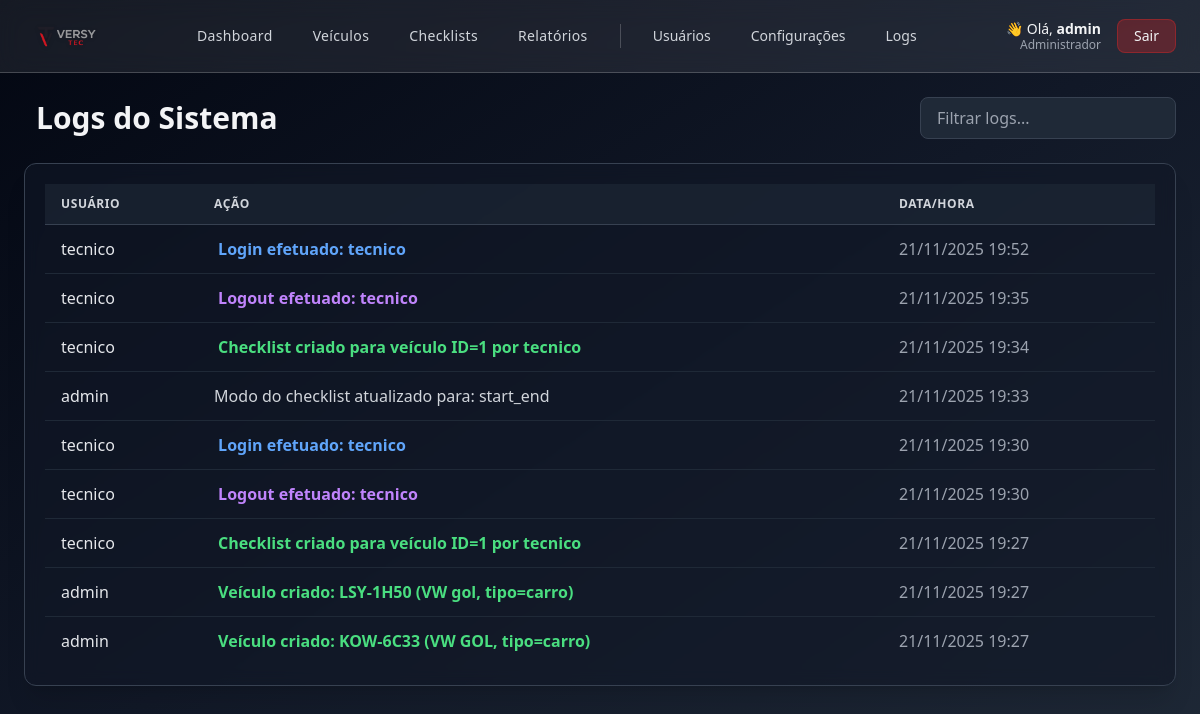
The app's page /logs (signed in) with its own data.
### app.py (models this page shows, shortened)
class User(UserMixin, db.Model):
    __tablename__ = "user"
    id = db.Column(db.Integer, primary_key=True)
    username = db.Column(db.String(80), unique=True, nullable=False)
    password_hash = db.Column(db.String(255), nullable=False)
    is_admin_legacy = db.Column("is_admin", db.Boolean, default=False)
    role = db.Column(db.String(20), default=None)
    @property
    def is_admin(self):
        if self.role is None:
            return bool(self.is_admin_legacy)
        return self.role == "admin"
    @property
    def is_supervisor(self):
        return self.role == "supervisor"
    @property
    def is_tech(self):
        if self.role is None and not self.is_admin_legacy:
            return True
        return self.role == "tech"

class Log(db.Model):
    __tablename__ = "log"
    id = db.Column(db.Integer, primary_key=True)
    usuario = db.Column(db.String(100), nullable=False)
    acao = db.Column(db.String(255), nullable=False)
    data_hora = db.Column(db.DateTime, default=datetime.utcnow)

### app.py (the view)
@app.route("/logs")
@admin_required
def logs():
    registros = Log.query.order_by(Log.data_hora.desc()).all()
    return render_template("logs.html", registros=registros)

### app.py (called while the page is built)
@login_manager.user_loader
def load_user(uid):
    return User.query.get(int(uid))

def admin_required(view):
    @wraps(view)
    def wrapper(*args, **kwargs):
        if not current_user.is_authenticated:
            return redirect(url_for("login"))
        if not current_user.is_admin:
            flash("Acesso restrito ao administrador.", "error")
            if current_user.is_supervisor:
                return redirect(url_for("dashboard"))
            return redirect(url_for("checklist_mobile"))
        return view(*args, **kwargs)
    return wrapper

@app.context_processor
def inject_role_flags():
    return dict(
        ROLE_ADMIN=(current_user.is_authenticated and current_user.is_admin),
        ROLE_SUPERVISOR=(current_user.is_authenticated and current_user.is_supervisor),
        ROLE_TECH=(current_user.is_authenticated and current_user.is_tech)
    )

### templates/logs.html (shortened to what this page needs)
{% extends "layout.html" %}
{% block content %}
<div class="max-w-6xl mx-auto">
    <div class="flex items-center justify-between mb-6">
        <h1 class="text-3xl font-semibold text-gray-100 flex items-center gap-3">
            Logs do Sistema
        </h1>
        <div class="relative">
            <input id="filtro" type="text" placeholder="Filtrar logs..."
                class="bg-gray-800 border border-gray-700 text-gray-200 px-4 py-2 rounded-lg w-64 focus:ring-2 focus:ring-blue-500 outline-none">
        </div>
    </div>
    <div class="bg-gray-900/60 backdrop-blur rounded-xl border border-gray-700 shadow-xl p-5">
        <table id="tabelaLogs" class="min-w-full divide-y divide-gray-700">
            <thead class="bg-gray-800/60">
                <tr>
                    <th class="px-4 py-3 text-left text-gray-300 uppercase text-xs tracking-wider">Usuário</th>
                    <th class="px-4 py-3 text-left text-gray-300 uppercase text-xs tracking-wider">Ação</th>
                    <th class="px-4 py-3 text-left text-gray-300 uppercase text-xs tracking-wider">Data/Hora</th>
                </tr>
            </thead>
            <tbody class="divide-y divide-gray-800 text-gray-200">
                {% for r in registros %}
                <tr class="hover:bg-gray-800/40 transition">
                    <td class="px-4 py-3 font-medium">{{ r.usuario }}</td>
                    <td class="px-4 py-3">
                        {% set text = r.acao.lower() %}
                        {% if "criado" in text %}
                            <span class="text-green-400 font-semibold">
                                 {{ r.acao }}
                            </span>
                        {% elif "excluído" in text or "delet" in text %}
                            <span class="text-red-400 font-semibold">
                                <i class="fas fa-trash-alt mr-1"></i> {{ r.acao }}
                            </span>
                        {% elif "edit" in text or "alter" in text %}
                            <span class="text-yellow-400 font-semibold">
                                <i class="fas fa-edit mr-1"></i> {{ r.acao }}
                            </span>
                        {% elif "login" in text %}
                            <span class="text-blue-400 font-semibold">
                                 {{ r.acao }}
                            </span>
                        {% elif "logout" in text %}
                            <span class="text-purple-400 font-semibold">
                                 {{ r.acao }}
                            </span>
                        {% else %}
                            <span class="text-gray-300">{{ r.acao }}</span>
                        {% endif %}
                    </td>
                    <td class="px-4 py-3 text-gray-400">
                        {{ r.data_hora.strftime('%d/%m/%Y %H:%M') }}
                    </td>
                </tr>
                {% endfor %}
            </tbody>
        </table>
    </div>
</div>
{% endblock %}

### templates/layout.html (shortened to what this page needs)
<!doctype html>
<html lang="pt-BR" class="h-full">
  <head>
    <script src="https://cdn.tailwindcss.com"></script>
  </head>
  <body class="min-h-screen bg-gradient-to-br from-gray-950 via-gray-900 to-gray-800 text-gray-100">
    <header class="glass border-b border-white/20 sticky top-0 z-50">
      <div class="max-w-7xl mx-auto px-6 py-2 flex items-center justify-between">
        <div class="flex items-center gap-3">
          <img src="{{ url_for('static', filename='logo.png') }}"
               class="h-14 w-auto object-contain drop-shadow"
               alt="Logo">
        </div>
        {% if current_user.is_authenticated and (ROLE_ADMIN or ROLE_SUPERVISOR) %}
        <nav class="hidden md:flex items-center gap-2 text-sm font-medium mx-auto">
          {% set menu_items = [
            ('Dashboard', 'dashboard'),
            ('Veículos', 'vehicles'),
            ('Checklists', 'checklists'),
            ('Relatórios', 'reports')
          ] %}
          {% for label, route in menu_items %}
            <a href="{{ url_for(route) }}"
               class="px-4 py-2 rounded-lg text-gray-300 hover:text-white
                      hover:bg-blue-600/20 font-medium tracking-wide">
              {{ label }}
            </a>
          {% endfor %}
          {% if ROLE_ADMIN %}
            <a href="{{ url_for('users') }}"
               class="px-4 py-2 rounded-lg text-gray-300 hover:text-white hover:bg-blue-600/20">
               Usuários
            </a>
            <a href="{{ url_for('config_checklist') }}"
               class="px-4 py-2 rounded-lg text-gray-300 hover:text-white hover:bg-blue-600/20">
               Configurações
            </a>
            <a href="{{ url_for('logs') }}"
               class="px-4 py-2 rounded-lg text-gray-300 hover:text-white hover:bg-yellow-600/20">
               Logs
            </a>
          {% endif %}
        </nav>
        {% endif %}
        <div class="flex items-center gap-4">
          {% if current_user.is_authenticated %}
            <div class="text-right leading-tight">
              <p class="text-sm text-gray-100">
                👋 Olá, <span class="font-semibold">{{ current_user.username }}</span>
              </p>
              <p class="text-xs text-gray-400 -mt-0.5">
                {% if ROLE_ADMIN %}Administrador{% elif ROLE_SUPERVISOR %}Supervisor{% else %}Técnico{% endif %}
              </p>
            </div>
            <a href="{{ url_for('logout') }}"
               class="px-4 py-1.5 rounded-lg text-sm bg-red-600/30 border border-red-600/40
                      hover:bg-red-600/40 hover:text-red-100">
              Sair
            </a>
          {% else %}
            <a href="{{ url_for('login') }}" class="text-sm hover:text-blue-400">
              Login
            </a>
          {% endif %}
        </div>
      </div>
    </header>
    <main class="max-w-7xl mx-auto px-6 py-6">
      {% block content %}{% endblock %}
    </main>
  </body>
</html>

### templates/layout.html (style rules this page uses)
* { transition: 0.15s ease-in-out; }
.glass { background: rgba(255, 255, 255, 0.08); backdrop-filter: blur(12px); }

### records on screen
User: username "admin"
Log: usuario "tecnico", acao "Login efetuado: tecnico", data_hora "21/11/2025 19:52"
Log: usuario "tecnico", acao "Logout efetuado: tecnico", data_hora "21/11/2025 19:35"
Log: usuario "tecnico", acao "Checklist criado para veículo ID=1 por tecnico", data_hora "21/11/2025 19:34"
Log: usuario "admin", acao "Modo do checklist atualizado para: start_end", data_hora "21/11/2025 19:33"
Log: usuario "tecnico", acao "Login efetuado: tecnico", data_hora "21/11/2025 19:30"
Log: usuario "tecnico", acao "Logout efetuado: tecnico", data_hora "21/11/2025 19:30"
Log: usuario "tecnico", acao "Checklist criado para veículo ID=1 por tecnico", data_hora "21/11/2025 19:27"
Log: usuario "admin", acao "Veículo criado: LSY-1H50 (VW gol, tipo=carro)", data_hora "21/11/2025 19:27"
Log: usuario "admin", acao "Veículo criado: KOW-6C33 (VW GOL, tipo=carro)", data_hora "21/11/2025 19:27"

### other values on screen
{{ label }} "Dashboard" "Veículos" "Checklists" "Relatórios"
